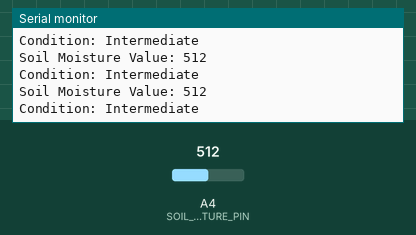
Bench run of a sketch on a simulated Arduino Uno, built with avr-gcc and run on an emulated ATmega328P. On the bench: the last lines printed to the serial monitor. The test bench sets the inputs (shaded band); at power-on: A4 (SOIL_MOISTURE_PIN) = 512.

Above: at 1.3 s.
1.4 s: A4 (SOIL_MOISTURE_PIN) set to 0
At 1.82 s:
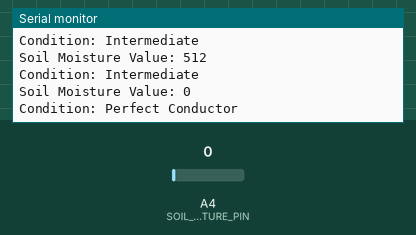
3.5 s: A4 (SOIL_MOISTURE_PIN) set to 122
At 3.82 s:
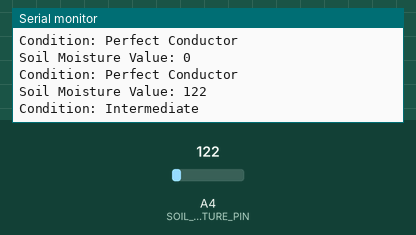
Timing chart, 0 to 6.5 s (numbered marks = the images above; inputs shaded):
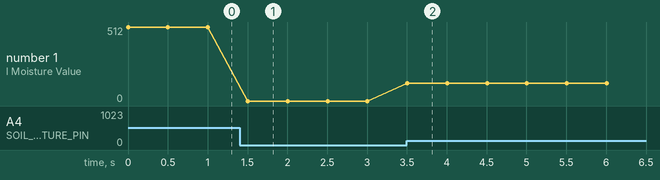

The sketch:

Soil_Mixture_Project.ino
```cpp
#define SOIL_MOISTURE_PIN 4  // Pin for soil moisture sensor

void setup() {
    Serial.begin(9600);  // Start serial communication at 9600 baud
}

void loop() {
    int moistureValue = analogRead(SOIL_MOISTURE_PIN);  // Read the moisture value
    Serial.print("Soil Moisture Value: ");  // Print label
    Serial.println(moistureValue);  // Print the moisture value

    // Determine moisture condition
    if (moistureValue == 4095) {
        Serial.println("Condition: Perfect Insulator");
    } else if (moistureValue == 0) {
        Serial.println("Condition: Perfect Conductor");
    } else {
        Serial.println("Condition: Intermediate");
    }

    delay(500);  // Wait for half a second before the next reading
}
```

Measured:
- after the input at 1.4 s, the serial monitor: prints a new line after 0.10 s (image 1)
- after the input at 3.5 s, the serial monitor: prints a new line at once (image 2)
- plotted number 1: 512 → 0 after the input at 1.4 s, 0 → 122 after the input at 3.5 s
